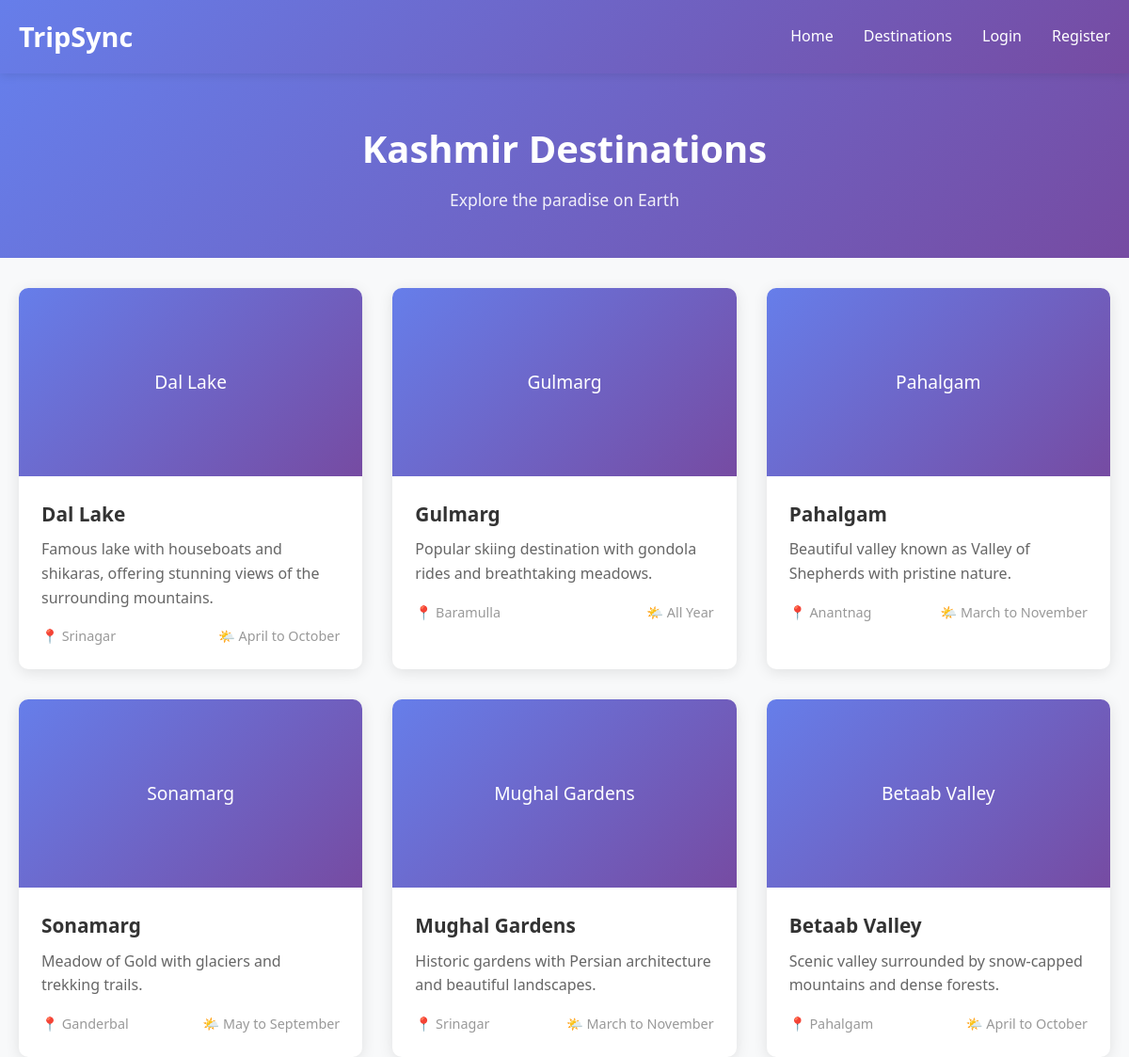
Page /destinations.php on the committed database.
### tables this page shows
CREATE TABLE `destinations` (
  `id` int(11) NOT NULL,
  `name` varchar(100) NOT NULL,
  `description` text DEFAULT NULL,
  `image_url` varchar(255) DEFAULT NULL,
  `location` varchar(100) DEFAULT NULL,
  `best_season` varchar(50) DEFAULT NULL,
  `created_at` timestamp NOT NULL DEFAULT current_timestamp()
);

### destinations.php (the view, shortened to what this page needs)
<?php
require_once 'db.php';
?>
<!DOCTYPE html>
<html lang="en">
<head>
    <link rel="stylesheet" href="style.css">
</head>
<body>
    <nav class="navbar">
        <div class="nav-container">
            <a href="index.php" class="logo">TripSync</a>
            <ul class="nav-menu">
                <li><a href="index.php">Home</a></li>
                <li><a href="destinations.php">Destinations</a></li>
                <?php if(isset($_SESSION['user_id'])): ?>
                    <li><a href="dashboard.php">Dashboard</a></li>
                    <li><a href="logout.php">Logout</a></li>
                <?php else: ?>
                    <li><a href="login.php">Login</a></li>
                    <li><a href="register.php">Register</a></li>
                <?php endif; ?>
            </ul>
        </div>
    </nav>
    <div class="page-header">
        <h1>Kashmir Destinations</h1>
        <p>Explore the paradise on Earth</p>
    </div>
    <div class="container">
        <div class="grid">
            <?php
            $stmt = $pdo->query("SELECT * FROM destinations");
            while($dest = $stmt->fetch(PDO::FETCH_ASSOC)):
            ?>
            <div class="destination-card">
                <div class="destination-image">
                    <?php echo htmlspecialchars($dest['name']); ?>
                </div>
                <div class="destination-content">
                    <h3 class="destination-title"><?php echo htmlspecialchars($dest['name']); ?></h3>
                    <p class="destination-description">
                        <?php echo htmlspecialchars($dest['description']); ?>
                    </p>
                    <div class="destination-meta">
                        <span>📍 <?php echo htmlspecialchars($dest['location']); ?></span>
                        <span>🌤️ <?php echo htmlspecialchars($dest['best_season']); ?></span>
                    </div>
                </div>
            </div>
            <?php endwhile; ?>
        </div>
    </div>
</body>
</html>

### style.css (style rules this page uses)
* { margin: 0; padding: 0; box-sizing: border-box; }
body { font-family: 'Segoe UI', Tahoma, Geneva, Verdana, sans-serif; line-height: 1.6; color: #333; background-color: #f8f9fa; }
.container { max-width: 1200px; margin: 0 auto; padding: 0 20px; }
.navbar { background: linear-gradient(135deg, #667eea 0%, #764ba2 100%); padding: 1rem 0; box-shadow: 0 2px 10px rgba(0,0,0,0.1); position: sticky; top: 0; z-index: 1000; }
.nav-container { display: flex; justify-content: space-between; align-items: center; max-width: 1200px; margin: 0 auto; padding: 0 20px; }
.logo { color: white; font-size: 1.8rem; font-weight: bold; text-decoration: none; }
.nav-menu { display: flex; list-style: none; gap: 2rem; }
.nav-menu a { color: white; text-decoration: none; transition: opacity 0.3s; font-weight: 500; }
.grid { display: grid; grid-template-columns: repeat(auto-fit, minmax(300px, 1fr)); gap: 2rem; margin-top: 2rem; }
.destination-card { background: white; border-radius: 10px; overflow: hidden; box-shadow: 0 3px 15px rgba(0,0,0,0.1); transition: transform 0.3s; }
.destination-image { width: 100%; height: 200px; background: linear-gradient(135deg, #667eea 0%, #764ba2 100%); display: flex; align-items: center; justify-content: center; color: white; font-size: 1.2rem; }
.destination-content { padding: 1.5rem; }
.destination-title { font-size: 1.3rem; margin-bottom: 0.5rem; color: #333; }
.destination-description { color: #666; margin-bottom: 1rem; }
.destination-meta { display: flex; justify-content: space-between; color: #999; font-size: 0.9rem; }
.page-header { background: linear-gradient(135deg, #667eea 0%, #764ba2 100%); color: white; padding: 3rem 0; text-align: center; margin-bottom: 2rem; }
.page-header h1 { font-size: 2.5rem; margin-bottom: 0.5rem; }
.page-header p { font-size: 1.1rem; opacity: 0.9; }

### rows in the picture
destinations: name "Dal Lake", description "Famous lake with houseboats and shikaras, offering stunning views of the surrounding mountains.", location "Srinagar", best_season "April to October"
destinations: name "Gulmarg", description "Popular skiing destination with gondola rides and breathtaking meadows.", location "Baramulla", best_season "All Year"
destinations: name "Pahalgam", description "Beautiful valley known as Valley of Shepherds with pristine nature.", location "Anantnag", best_season "March to November"
destinations: name "Sonamarg", description "Meadow of Gold with glaciers and trekking trails.", location "Ganderbal", best_season "May to September"
destinations: name "Mughal Gardens", description "Historic gardens with Persian architecture and beautiful landscapes.", location "Srinagar", best_season "March to November"
destinations: name "Betaab Valley", description "Scenic valley surrounded by snow-capped mountains and dense forests.", location "Pahalgam", best_season "April to October"
